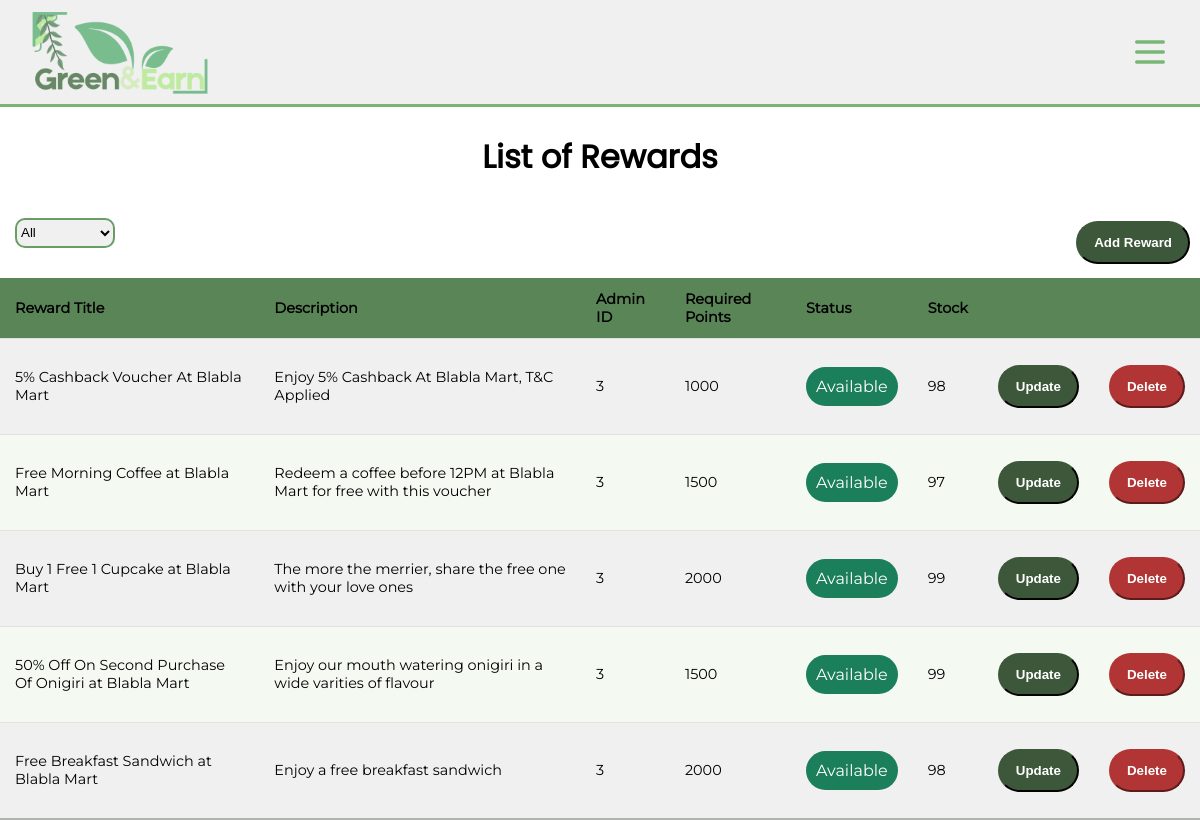
Screenshot of /php/partner/partnerRewardList.php (signed in) with the database file from the repository.
### tables this page shows
CREATE TABLE `reward` (
  `reward_id` int(11) UNSIGNED NOT NULL,
  `partner_id` int(11) UNSIGNED NOT NULL,
  `admin_id` int(11) UNSIGNED DEFAULT NULL,
  `status` varchar(20) NOT NULL,
  `title` varchar(100) NOT NULL,
  `description` text DEFAULT NULL,
  `required_points` int(11) NOT NULL,
  `stock` int(11) NOT NULL,
  `reward_img` varchar(255) DEFAULT NULL
);

### php/partner/partnerRewardList.php (the view, shortened to what this page needs)
<?php
    include "../include/conn.php";
    $user_id = $_SESSION['user_id'];
    $filter = isset($_GET['status']) ? $_GET['status'] : 'All';
    if($filter == "Available"){
        $sql = "SELECT * FROM reward WHERE partner_id = ? AND status = 'Available'";
    }else if($filter == "Rejected"){
        $sql = "SELECT * FROM reward WHERE partner_id = ? AND status = 'Rejected'";
    }else if($filter == "Pending"){
        $sql = "SELECT * FROM reward WHERE partner_id = ? AND status = 'Pending'";
    }else if($filter == "Deactivated"){
        $sql = "SELECT * FROM reward WHERE partner_id = ? AND status = 'Deactivated'";
    }else if($filter == "All"){
        $sql = "SELECT * FROM reward WHERE partner_id = ? AND status != 'Deleted'";
    }
    $stmt_fetch = mysqli_prepare($dbConn, $sql);
    mysqli_stmt_bind_param($stmt_fetch, "i", $user_id);
    mysqli_stmt_execute($stmt_fetch);
    $result = mysqli_stmt_get_result($stmt_fetch);
?>
<!DOCTYPE html>
<html lang="en">
<head>
    <link rel="stylesheet" href="../../css/header.css">
    <link rel="stylesheet" href="../../css/style.css">
    <link rel="stylesheet" href="../../css/partner.css">
</head>
<body>
    <?php
        include "../include/header.php";
    ?>
    <h2>List of Rewards</h2>
    <div class="topSection">
        <form method="GET" class="filterForm">
            <select name="status" id="statusFilter" class="dropdown" onchange="this.form.submit()">
                <option value="All" <?php if ($filter == "All") echo 'selected'; ?>>All</option>
            </select>
        </form>
        <button class="addRewardButton">Add Reward</button>
    </div>
    <?php if(mysqli_num_rows($result)>0):?>
        <table>
            <thead>
                <tr id="header">
                    <th>Reward Title</th>
                    <th>Description</th>
                    <th>Admin ID</th>
                    <th>Required Points</th>
                    <th>Status</th>
                    <th>Stock</th>
                    <th></th>
                    <th></th>
                </tr>
            </thead>
            <tbody>
                <?php while($reward_info = mysqli_fetch_assoc($result)):?>
                    <tr>
                        <td data-label="Reward Title"><?php echo $reward_info['title']?></td>
                        <td data-label="Description"><?php echo $reward_info['description']?></td>
                        <td data-label="Admin ID"><?php echo $reward_info['admin_id']?></td>
                        <td data-label="Required Points"><?php echo $reward_info['required_points']?></td>
                        <td data-label="Status"><p class="rewardStatus <?php echo $reward_info['status']?>"><?php echo $reward_info['status']?></p></td>
                        <td data-label="Stock"><?php echo $reward_info['stock']?></td>
                        <td data-label="Update Reward">
                            <button class="editRewardBtn"
                                data-id="<?php echo $reward_info['reward_id']; ?>"
                                data-title="<?php echo htmlspecialchars($reward_info['title'], ENT_QUOTES); ?>"
                                data-desc="<?php echo htmlspecialchars($reward_info['description'], ENT_QUOTES); ?>"
                                data-points="<?php echo $reward_info['required_points']; ?>"
                                data-stock="<?php echo $reward_info['stock']; ?>"
                                data-img="<?php echo $reward_info['reward_img']; ?>"
                            >
                                Update
                            </button>
                        </td>
                        <td data-label="Delete Reward">
                            <form action="" method="POST">
                                <button name="delete_btn"type="submit" class="deleteRewardBtn">Delete</button>
                            </form>
                        </td>
                    </tr>
                <?php endwhile;?>
            </tbody>
        </table>
    <?php else:
        echo("<p>No Reward Found!</p>");?>
    <?php endif;?>
</body>
</html>

### css/style.css (style rules this page uses)
:root { --fs-h1: clamp(1.75rem, 3vw + 1rem, 2.5rem); --fs-h2: clamp(1.5rem, 2.5vw + 1rem, 2rem); --fs-h3: clamp(1.25rem, 2vw + 1rem, 1.75rem); --fs-body: clamp(0.9375rem, 0.5vw + 0.8rem, 1rem); --fs-small: clamp(0.8125rem, 0.5vw + 0.7rem, 0.875rem); --font-heading: 'poppins',sans-serif; --font-body: 'montserrat',sans-serif; --clr-dark-a0: #000000; --clr-light-a0: #ffffff; --clr-primary-a0: #89cf84; --clr-primary-a10: #79b675; --clr-primary-a20: #699d65; --clr-primary-a30: #5a8557; --clr-primary-a40: #4b6e48; --clr-primary-a50: #3d573a; --clr-surface-a0: #ffffff; --clr-surface-a10: #f0f0f0; --clr-surface-a20: #e1e1e1; --clr-surface-a30: #d3d3d3; --clr-surface-a40: #c5c5c5; --clr-surface-a50: #b6b6b6; --clr-surface-tonal-a0: #f4faf2; --clr-surface-tonal-a10: #e6ece5; --clr-surface-tonal-a20: #d9ded8; --clr-surface-tonal-a30: #ccd0cb; --clr-surface-tonal-a40: #bfc2be; --clr-surface-tonal-a50: #b2b4b1; --clr-backdrop: rgba(0, 0, 0, 0.3); --clr-success-a0: #1b7f5c; --clr-warning-a0: #b8871f; --clr-danger-a0: #b13535; --clr-info-a0: #1e56a3; --bg-body: var(--clr-surface-a0); --bg-card: var(--clr-surface-a10); --bg-highlight: var(--clr-surface-tonal-a0); --border-main: var(--clr-surface-a20); --text-main: var(--clr-dark-a0); --text-main-invert: var(--clr-light-a0); --text-muted: var(--clr-surface-a50); --text-on-primary: var(--clr-dark-a0); }
body { text-align: center; margin: 0; padding: 0; font-family: var(--font-body); background-color: var(--clr-surface-a0); color: var(--text-main); }
h2 { font-size: var(--fs-h2); font-family: var(--font-heading); }
p { font-size: var(--fs-body); }
table { width: 100%; border-collapse: collapse; font-size: 0.9em; font-family: var(--font-body); background-color: var(--bg-card); color: var(--text-main); }
thead tr { background-color: var(--clr-primary-a30); color: var(--text-on-primary); }
th, td { padding: 12px 15px; border-bottom: 1px solid var(--border-main); text-align: left; }
tbody tr:nth-of-type(even) { background-color: var(--bg-highlight); }
tbody tr:last-of-type { border-bottom: 2px solid var(--clr-surface-tonal-a50); }

### css/partner.css (style rules this page uses)
* { box-sizing: border-box; }
.topSection { display: flex; padding: 10px; align-items: center; justify-content: space-between; }
.dropdown { width: 100%; height: 30px; border-radius: 10px; border: 2px solid var(--clr-primary-a20); margin-bottom: 20px; background-color: var(--clr-surface-a10); color: var(--text-main); }
.addRewardButton { background: var(--clr-primary-a50); border-color: var(--clr-primary-a50); color: var(--text-main-invert); padding: 12px 16px; text-align: center; border-radius: 999px; font-weight: bold; transition: all 0.3s ease; }
.rewardStatus { width: fit-content; padding: 10px; border-radius: 20px; color: var(--text-main-invert); }
.rewardStatus.Available { background-color: var(--clr-success-a0); }
.editRewardBtn { background: var(--clr-primary-a50); border-color: var(--clr-primary-a50); color: var(--text-main-invert); padding: 12px 16px; text-align: center; border-radius: 999px; font-weight: bold; transition: all 0.3s ease; }
.deleteRewardBtn { background-color: var(--clr-danger-a0); border-color: var(--clr-danger-a0); color: var(--text-main-invert); padding: 12px 16px; text-align: center; border-radius: 999px; font-weight: bold; transition: all 0.3s ease; }

### rows the page displays
reward: title "5% Cashback Voucher At Blabla Mart", description "Enjoy 5% Cashback At Blabla Mart, T&C Applied", admin "3", required_points "1000", status "Available", stock "98"
reward: title "Free Morning Coffee at Blabla Mart", description "Redeem a coffee before 12PM at Blabla Mart for free with this voucher", admin "3", required_points "1500", status "Available", stock "97"
reward: title "Buy 1 Free 1 Cupcake at Blabla Mart", description "The more the merrier, share the free one with your love ones", admin "3", required_points "2000", status "Available", stock "99"
reward: title "50% Off On Second Purchase Of Onigiri at Blabla Mart", description "Enjoy our mouth watering onigiri in a wide varities of flavour", admin "3", required_points "1500", status "Available", stock "99"
reward: title "Free Breakfast Sandwich at Blabla Mart", description "Enjoy a free breakfast sandwich", admin "3", required_points "2000", status "Available", stock "98"
